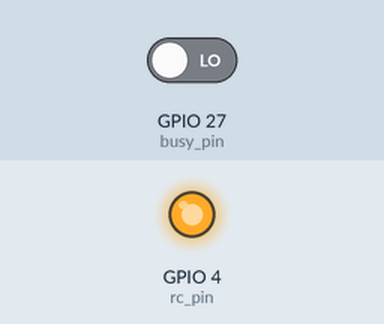
Simulated run of this sketch. Board: ESP32. Shown: output pins drawn as LEDs (lit = HIGH). Inputs (shaded band) come from the test bench; at power-on: GPIO 27 (busy_pin) LOW. Pins used as bus, display or sensor lines are not drawn; what the sketch prints to the serial monitor is not drawn.

Above: at 0.1 s.
Timing chart, 0 to 1.6 s (numbered marks = the images above):
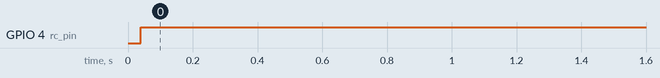

Measured:
- by itself, GPIO 4 (rc_pin): LOW → HIGH at 0.04 s

The sketch:

ESP32_ADC.ino
```cpp
#include <SPI.h>
//using esp32 vspi pin configuraton
#define sck_pin 18
#define ADC_miso 19
#define DAC_mosi 23
#define rc_pin 4
#define ADC_cs_pin 5
#define DAC_cs_pin 17
#define busy_pin 27
#define range 20.0 //table 4 page 20 of datasheet
#define DAC_refV 2.5 //reference voltage 2.5V from datasheet, can change if needed
float dac_volts = 0;

//Helper functions

bool busySetting(int setting, int buffer) { //whether busy_pin is set to HIGH(1) or LOW(0)
  int time = micros(); //counting microseconds
  while (digitalRead(busy_pin) != setting) { //digitalRead returns bool of HIGH/LOW setting of busy_pin
    if (micros() - time > buffer) return false; //buffer time becasue digitalRead might read old setting before it changes
  }
  return true;
}

bool ADCmeasure() {
  digitalWrite(ADC_cs_pin, LOW);  // Ensure ADC is selected during the pulse
  digitalWrite(rc_pin, HIGH);
  delayMicroseconds(1);
  digitalWrite(rc_pin, LOW);      // Falling edge triggers conversion
  delayMicroseconds(1);           // Wait for tw1 pulse width requirement
  digitalWrite(rc_pin, HIGH);     // Bring it back HIGH immediately

  if (!busySetting(LOW, 50) || !busySetting(HIGH, 50)) {
    digitalWrite(ADC_cs_pin, HIGH);
    return false; // failed to measure correctly
  }

  digitalWrite(ADC_cs_pin, HIGH);
  return true;
}

//SPISettings ADCSetting(speedMaximum, dataOrder, dataMode);
//https://docs.arduino.cc/language-reference/en/functions/communication/SPI/SPISettings/

//ADC datasheet external clock speed limit 0.1 -> 26 MHz, choosing 5MHz for now
SPISettings ADCsetting(5000000, MSBFIRST, SPI_MODE1);
SPISettings DACsetting(5000000, MSBFIRST, SPI_MODE0);

uint16_t ADC_read(){
  uint16_t data;
  SPI.beginTransaction(ADCsetting);
  digitalWrite(ADC_cs_pin, LOW);
  data = SPI.transfer16(0); //returns the data, 16 bits, inside is 0 because there is no mosi wire
  digitalWrite(ADC_cs_pin, HIGH);
  SPI.endTransaction();
  return data;
}

void DAC_write(float voltage) {
  if (voltage < 0){
    voltage = 0;
  }
  if (voltage > DAC_refV){
    voltage = DAC_refV;
  }

  uint32_t code = (uint32_t)(voltage * 65536.0 / DAC_refV);
  if (code > 65535) code = 65535;
  SPI.beginTransaction(DACsetting);
  digitalWrite(DAC_cs_pin, LOW);  // Select DAC, CS low=active
  SPI.transfer16((uint16_t)code);
  digitalWrite(DAC_cs_pin, HIGH); // Deselect DAC
  SPI.endTransaction();
}

void setup() {
  Serial.begin(115200);

  pinMode(ADC_cs_pin, OUTPUT);
  pinMode(DAC_cs_pin, OUTPUT);
  pinMode(rc_pin, OUTPUT);
  pinMode(busy_pin, INPUT);
  digitalWrite(rc_pin, HIGH); //default setting
  digitalWrite(ADC_cs_pin, HIGH);
  digitalWrite(DAC_cs_pin, HIGH);

  //(sck, miso, mosi, cs)
  //mosi is for recieving data, so dac pin
  //no cs pin because we want to manually control the two from ADC and DAC
  SPI.begin(sck_pin,ADC_miso,DAC_mosi,-1);
  if (ADCmeasure()){
    ADC_read(); //first conversion following a powerup is invalid
  }
}

void loop() {
  uint16_t data;
  int16_t data2;
  float voltage_unsigned;
  float voltage_signed;

  if (ADCmeasure()){
    data = ADC_read();
    //case for unsigned
    voltage_unsigned = (float)data * range/65536.0; //65536 = 2^16

    //case for signed?
    data2 = (int16_t)data;//change type to signed

    // casting to an int16_t divides the register into + and - segments
    voltage_signed = (float)data2 * (range / 2.0) / 32768.0;

    Serial.print("Unsigned Voltage: ");
    Serial.println(voltage_unsigned,3);
    Serial.print("Signed Voltage: ");
    Serial.println(voltage_signed,3);
  }
  else{
    Serial.println("No response");
  }

  DAC_write(dac_volts); //sends result written in dac_volts
  Serial.print("DAC = ");
  Serial.println(dac_volts, 3);

  dac_volts += 0.25;
  if (dac_volts > DAC_refV) dac_volts = 0;   //ramp 0 -> DAC_refV, then repeat

  delay(1000);
}
```
